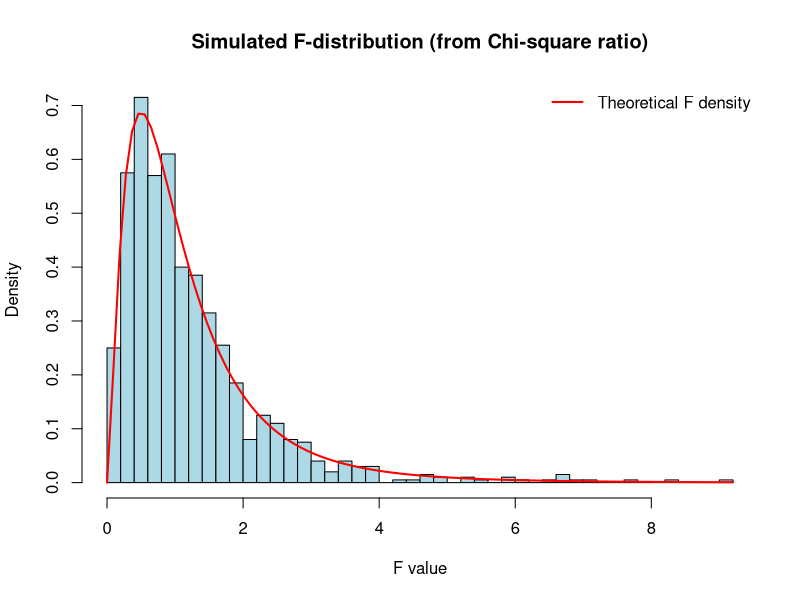

Reproduce this figure in R.
# E1-1: Simulate F-distributed data and study its relationship with chi-square distributions

set.seed(123)

n <- 1000
df1 <- 5
df2 <- 10

# Generate two chi-square samples
chi1 <- rchisq(n, df1)
chi2 <- rchisq(n, df2)

# Build F data manually
F_data <- (chi1 / df1) / (chi2 / df2)

# Display results
cat("Mean of simulated F data:", mean(F_data), "\n")
cat("Theoretical mean of F(df1, df2):", df2 / (df2 - 2), "\n")

# Save graph as PDF
pdf("E1_1_F_Distribution.pdf", width = 8, height = 6)

hist(F_data,
     breaks = 40,
     probability = TRUE,
     col = "lightblue",
     main = "Simulated F-distribution (from Chi-square ratio)",
     xlab = "F value")

# Add theoretical F density curve
curve(df(x, df1, df2),
      add = TRUE,
      col = "red",
      lwd = 2)

legend("topright",
       legend = "Theoretical F density",
       col = "red",
       lwd = 2,
       bty = "n")

dev.off()







 # E1-1: Simulate F-distributed data and study its relationship with chi-square distributions

# set.seed(123)

# n <- 1000
# df1 <- 5
# df2 <- 10

# # Generate two chi-square samples
# chi1 <- rchisq(n, df1)
# chi2 <- rchisq(n, df2)

# # Build F data manually
# F_data <- (chi1 / df1) / (chi2 / df2)

# # Display results
# cat("Mean of simulated F data:", mean(F_data), "\n")
# cat("Theoretical mean of F(df1, df2):", df2 / (df2 - 2), "\n")

# # Plot in RStudio
# hist(F_data,
#      breaks = 40,
#      probability = TRUE,
#      col = "lightblue",
#      main = "Simulated F-distribution (from Chi-square ratio)",
#      xlab = "F value")

# # Add theoretical F density curve
# curve(df(x, df1, df2),
#       add = TRUE,
#       col = "red",
#       lwd = 2)

# legend("topright",
#        legend = "Theoretical F density",
#        col = "red",
#        lwd = 2,
#        bty = "n")
